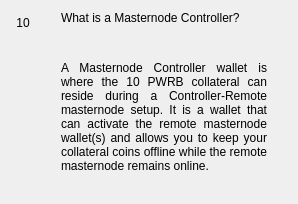
                  <widget class="QWidget" name="widgetFaq10" native="true">
                   <layout class="QHBoxLayout" name="horizontalpage_10" stretch="0,1">
                    <item alignment="Qt::AlignTop">
                     <widget class="QLabel" name="labelNumber10">
                      <property name="minimumSize">
                       <size>
                        <width>24</width>
                        <height>24</height>
                       </size>
                      </property>
                      <property name="maximumSize">
                       <size>
                        <width>16777215</width>
                        <height>24</height>
                       </size>
                      </property>
                      <property name="text">
                       <string>10</string>
                      </property>
                      <property name="alignment">
                       <set>Qt::AlignCenter</set>
                      </property>
                     </widget>
                    </item>
                    <item>
                     <layout class="QVBoxLayout" name="verticalLayoutpage_10">
                      <property name="leftMargin">
                       <number>20</number>
                      </property>
                      <property name="rightMargin">
                       <number>20</number>
                      </property>
                      <item>
                       <widget class="QLabel" name="labelSubtitle10">
                        <property name="text">
                         <string>What is a Masternode Controller?</string>
                        </property>
                        <property name="wordWrap">
                         <bool>true</bool>
                        </property>
                       </widget>
                      </item>
                      <item>
                       <spacer name="verticalSpacer_100">
                        <property name="orientation">
                         <enum>Qt::Vertical</enum>
                        </property>
                        <property name="sizeType">
                         <enum>QSizePolicy::Fixed</enum>
                        </property>
                        <property name="sizeHint" stdset="0">
                         <size>
                          <width>20</width>
                          <height>30</height>
                         </size>
                        </property>
                       </spacer>
                      </item>
                      <item>
                       <widget class="QLabel" name="labelContent10">
                        <property name="text">
                         <string>&lt;html&gt;&lt;head/&gt;&lt;body&gt;&lt;p align=&quot;justify&quot;&gt;A Masternode Controller wallet is where the 10 PWRB collateral can reside during a Controller-Remote masternode setup. It is a wallet that can activate the remote masternode wallet(s) and allows you to keep your collateral coins offline while the remote masternode remains online. &lt;/p&gt;&lt;/body&gt;&lt;/html&gt;</string>
                        </property>
                        <property name="alignment">
                         <set>Qt::AlignLeading|Qt::AlignLeft|Qt::AlignTop</set>
                        </property>
                        <property name="wordWrap">
                         <bool>true</bool>
                        </property>
                       </widget>
                      </item>
                      <item>
                       <spacer name="verticalSpacer_92">
                        <property name="orientation">
                         <enum>Qt::Vertical</enum>
                        </property>
                        <property name="sizeHint" stdset="0">
                         <size>
                          <width>20</width>
                          <height>20</height>
                         </size>
                        </property>
                       </spacer>
                      </item>
                     </layout>
                    </item>
                   </layout>
                  </widget>
